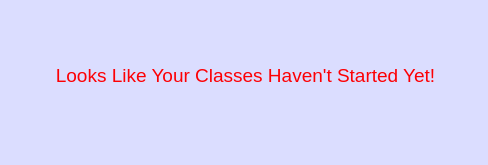
<?xml version="1.0" encoding="UTF-8"?>
<ui version="4.0">
 <class>MainWindow</class>
 <widget class="QMainWindow" name="MainWindow">
  <property name="geometry">
   <rect>
    <x>0</x>
    <y>0</y>
    <width>488</width>
    <height>165</height>
   </rect>
  </property>
  <property name="windowTitle">
   <string>MainWindow</string>
  </property>
  <property name="styleSheet">
   <string notr="true">background-color: rgb(219, 221, 255);</string>
  </property>
  <widget class="QWidget" name="centralwidget">
   <widget class="QLabel" name="label">
    <property name="geometry">
     <rect>
      <x>20</x>
      <y>0</y>
      <width>451</width>
      <height>151</height>
     </rect>
    </property>
    <property name="styleSheet">
     <string notr="true">background-color: rgb(219, 221, 255);
color: rgb(217, 48, 37);</string>
    </property>
    <property name="text">
     <string>&lt;html&gt;&lt;head/&gt;&lt;body&gt;&lt;p align=&quot;center&quot;&gt;&lt;span style=&quot; font-size:14pt; color:#fd0004;&quot;&gt;Looks Like Your Classes Haven't Started Yet!&lt;/span&gt;&lt;/p&gt;&lt;/body&gt;&lt;/html&gt;</string>
    </property>
   </widget>
  </widget>
 </widget>
 <resources/>
 <connections/>
</ui>
